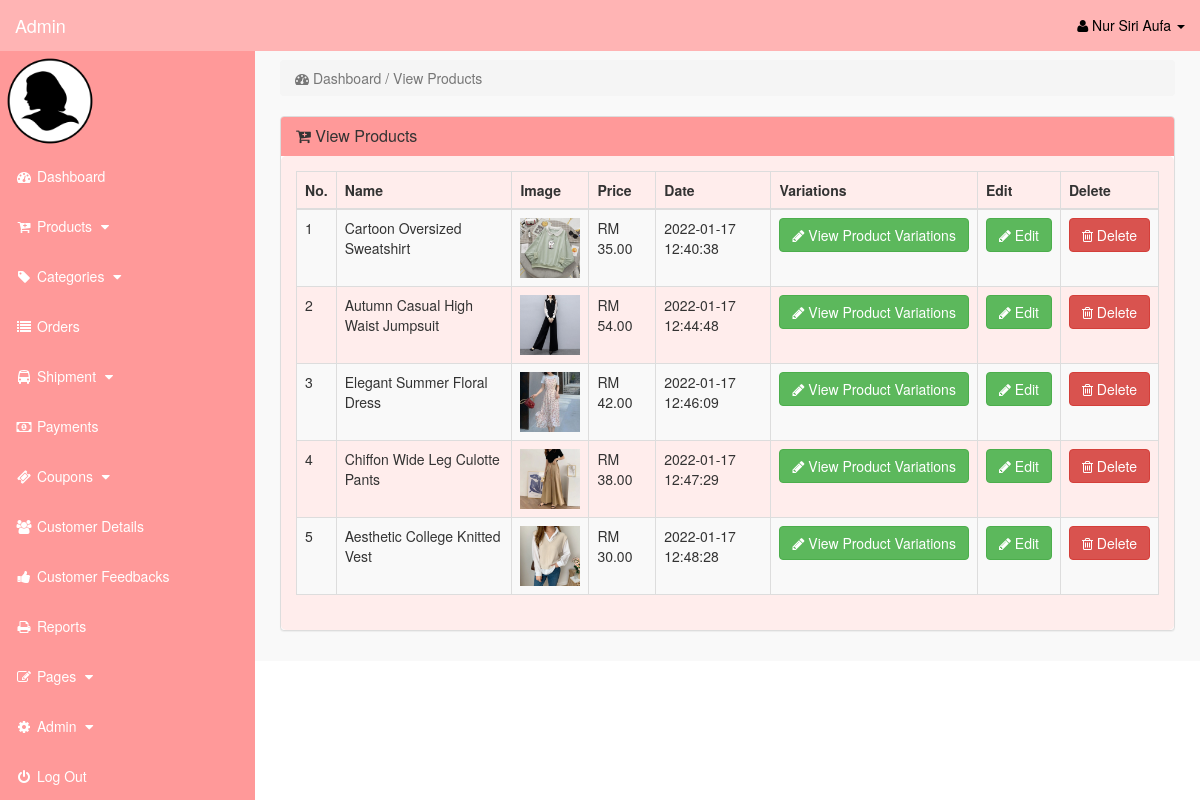
The page /admin/index.php?view_products (signed in) on the database its author committed.
### tables this page shows
CREATE TABLE `products` (
  `product_id` int(10) NOT NULL,
  `p_cat_id` int(10) NOT NULL,
  `date` timestamp NOT NULL DEFAULT current_timestamp() ON UPDATE current_timestamp(),
  `product_title` text NOT NULL,
  `product_url` text NOT NULL,
  `product_img1` text NOT NULL,
  `product_img2` text NOT NULL,
  `product_img3` text NOT NULL,
  `product_price` decimal(10,2) NOT NULL,
  `product_desc` text NOT NULL,
  `product_features` text NOT NULL
);

### admin/view_products.php (the view)
<?php
	if(!isset($_SESSION['admin_email'])){
		echo "<script>window.open('login.php','_self')</script>";
	}
	else {
?>
	<div class="row">
		<div class="col-lg-12" >
			<ol class="breadcrumb" >
				<li class="active" >
					<i class="fa fa-dashboard"></i> Dashboard / View Products
				</li>
			</ol>
		</div>
	</div>
	<div class="row" >
		<div class="col-lg-12" >
			<div class="panel panel-default" >
				<div class="panel-heading" >
					<h3 class="panel-title" >
						<i class="fa fa-cart-plus" ></i> View Products
					</h3>
				</div>
<div class="panel-body" >
	<div class="table-responsive" >
		<table class="table table-bordered table-hover table-striped" >
			<thead>
				<tr>
					<th>No.</th>
					<th>Name</th>
					<th>Image</th>
					<th>Price</th>
					<th>Date</th>
					<th>Variations</th>
					<th>Edit</th>
					<th>Delete</th>
				</tr>
			</thead>
			<tbody>
				<?php
					$i = 0;
					$get_pro = "select * from products";
					$run_pro = mysqli_query($con,$get_pro);
					while($row_pro=mysqli_fetch_array($run_pro)){
					$pro_id = $row_pro['product_id'];
					$pro_name = $row_pro['product_title'];
					$pro_image = $row_pro['product_img1'];
					$pro_price = $row_pro['product_price'];
					$pro_date = $row_pro['date'];
					$i++;
				?>
				<tr>
					<td><?php echo $i; ?></td>
					<td><?php echo $pro_name; ?></td>
					<td><img src="product_images/<?php echo $pro_image; ?>" width="60" height="60"></td>
					<td>RM <?php echo $pro_price; ?></td>
					<td><?php echo $pro_date; ?></td>
					<td>
						<a href="index.php?view_p_variations=<?php echo $pro_id; ?>">
						<button class="btn btn-success"><i class="fa fa-pencil"> </i> View Product Variations</button>
						</a>
					</td>
					<td>
						<a href="index.php?edit_products=<?php echo $pro_id; ?>">
						<button class="btn btn-success"><i class="fa fa-pencil"> </i> Edit</button>
						</a>
					</td>
					<td>
						<a href="index.php?delete_products=<?php echo $pro_id; ?>">
						<button class="btn btn-danger"><i class="fa fa-trash-o" ></i> Delete</button>
						</a>
					</td>
				</tr>
<?php
	}
?>
						</tbody>
					</table>
				</div>
			</div>
		</div>
	</div>
</div>
<?php
	}
?>

### admin/includes/sidebar.php (shortened to what this page needs)
<?php
	if(!isset($_SESSION['admin_email'])){
		echo "<script>window.open('login.php','_self')</script>";
	}
		else {
?>
	<nav class="navbar navbar-inverse navbar-fixed-top" >
		<div class="navbar-header" >
				<a class="navbar-brand" href="index.php?dashboard">Admin</a>
		</div>
		<ul class="nav navbar-right top-nav" >
			<li class="dropdown" >
				<a href="#" class="dropdown-toggle" data-toggle="dropdown" >
					<i class="fa fa-user" ></i>
						<?php echo $admin_fname; ?> <b class="caret" ></b>
				</a>
</li>
</ul>
	<div class="collapse navbar-collapse navbar-ex1-collapse">
		<ul class="nav navbar-nav side-nav">
	<li>
		<img src="admin_image/<?php echo $admin_image; ?>" width="100" height="100" >
	</li>
	<li>
		<a href="index.php?dashboard">
			<i class="fa fa-fw fa-dashboard"></i> Dashboard
		</a>
	</li>
	<li>
		<a href="#" data-toggle="collapse" data-target="#products">
			<i class="fa fa-fw fa-cart-plus""></i> Products
				<i class="fa fa-fw fa-caret-down"></i>
	</a>
	</li>
	<li>
		<a href="#" data-toggle="collapse" data-target="#p_cat">
			<i class="fa fa-fw fa-tag"></i> Categories
			<i class="fa fa-fw fa-caret-down"></i>
		</a>
	</li>
	<li>
		<a href="index.php?view_orders">
			<i class="fa fa-fw fa-list"></i> Orders
		</a>
	</li>
	<li>
		<a href="#" data-toggle="collapse" data-target="#shipment">
			<i class="fa fa-fw fa-bus"></i> Shipment
			<i class="fa fa-fw fa-caret-down"></i>
		</a>
	</li>
	<li>
		<a href="index.php?view_payments">
			<i class="fa fa-fw fa-money"></i> Payments
		</a>
	</li>
	<li>
		<a href="#" data-toggle="collapse" data-target="#coupons">
			<i class="fa fa-fw fa-ticket"></i> Coupons
			<i class="fa fa-fw fa-caret-down"></i>
		</a>
	</li>
	<li>
		<a href="index.php?view_customers">
			<i class="fa fa-fw fa-users"></i> Customer Details
		</a>
	</li>
	<li>
		<a href="index.php?view_feedbacks">
			<i class="fa fa-fw fa-thumbs-up"></i> Customer Feedbacks
		</a>
	</li>
	<li>
		<a href="index.php?view_reports">
			<i class="fa fa-fw fa-print"></i> Reports
		</a>
	</li>
	<li>
		<a href="#" data-toggle="collapse" data-target="#pages">
			<i class="fa fa-fw fa-edit"> </i> Pages
			<i class="fa fa-fw fa-caret-down"></i>
		</a>
	</li>
	<li>
		<a href="#" data-toggle="collapse" data-target="#admin">
			<i class="fa fa-fw fa-gear"></i> Admin
			<i class="fa fa-fw fa-caret-down"></i>
		</a>
	</li>
	<li>
		<a href="logout.php">
			<i class="fa fa-fw fa-power-off"></i> Log Out
		</a>
	</li>
		</ul>
	</div>
</nav>
<?php
	}
?>

### admin/css/style.css (style rules this page uses)
body { margin-top:100px; }
@media (min-width: 768px) { body { margin-top:50px; } }
.top-nav { padding:0 15px; }
.top-nav>li { display:inline-block; float:left; }
.top-nav>li>a { padding-top:15px; padding-bottom:15px; line-height:20px; color:black; }
@media (min-width: 768px) { .side-nav { position:fixed; top:51px; width:255px; border-radius:0; overflow-y:auto; background-color: #ff9999; bottom:0; overflow-x:hidden; padding-bottom:40px; } }
@media (min-width: 768px) { .side-nav>li>a { width:255px; } }
.panel-body { border-radius:5px; background-color: #ffedec }

### rows shown on the page
products: product_title "Cartoon Oversized Sweatshirt", product_img1 (picture), product_price "35.00", date "2022-01-17 12:40:38"
products: product_title "Autumn Casual High Waist Jumpsuit", product_img1 (picture), product_price "54.00", date "2022-01-17 12:44:48"
products: product_title "Elegant Summer Floral Dress", product_img1 (picture), product_price "42.00", date "2022-01-17 12:46:09"
products: product_title "Chiffon Wide Leg Culotte Pants", product_img1 (picture), product_price "38.00", date "2022-01-17 12:47:29"
products: product_title "Aesthetic College Knitted Vest", product_img1 (picture), product_price "30.00", date "2022-01-17 12:48:28"

### other values the page prints
$admin_fname "Nur Siri Aufa"
